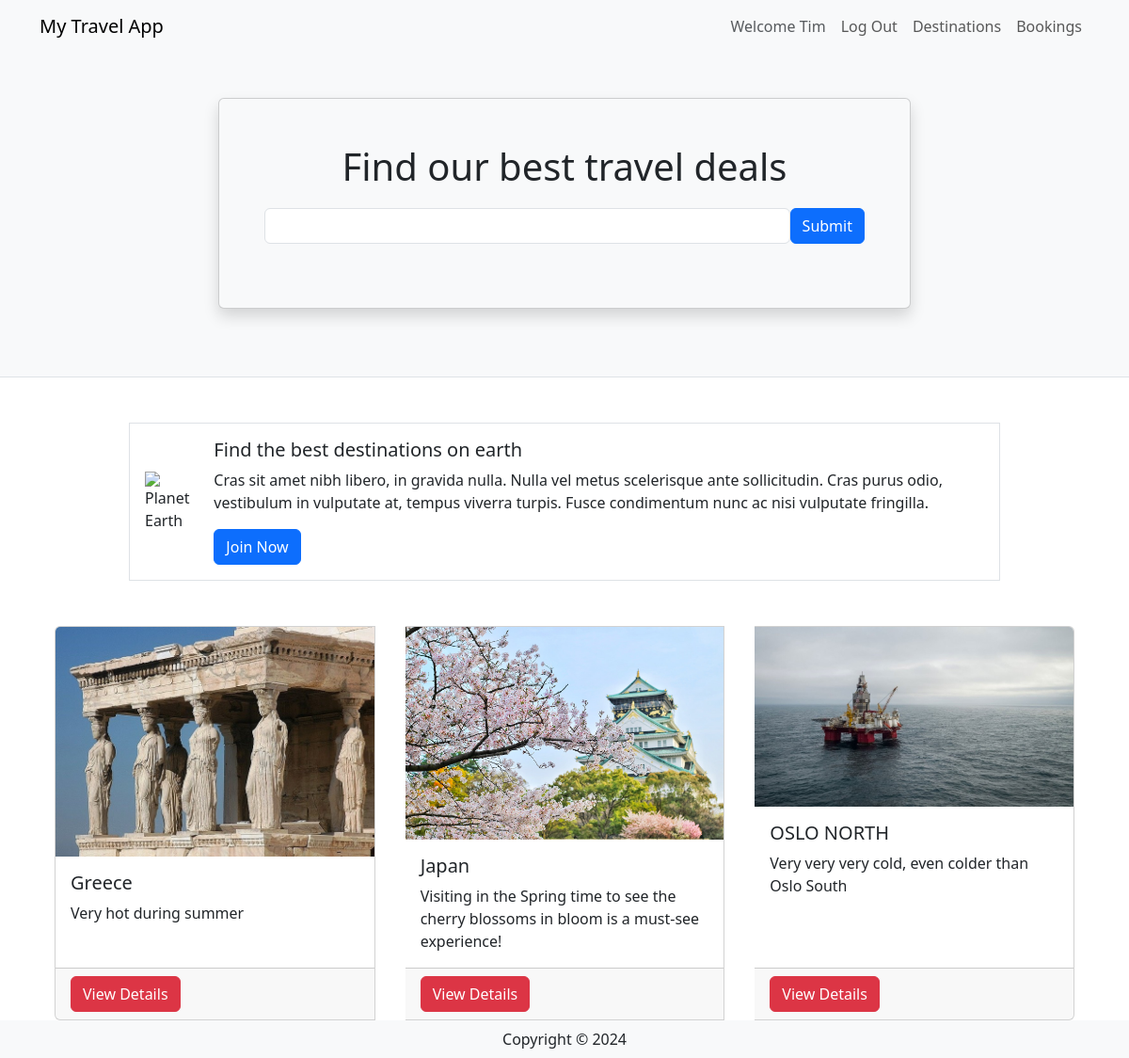
/ (signed in), run on the app's committed database.
### travel/models.py (models this page shows, shortened)
class User(db.Model, UserMixin):
    __tablename__ = 'users' # good practice to specify table name
    id = db.Column(db.Integer, primary_key=True)
    name = db.Column(db.String(100), index=True, unique=True, nullable=False)
    emailid = db.Column(db.String(100), index=True, nullable=False)
    password_hash = db.Column(db.String(255), nullable=False)
    comments = db.relationship('Comment', backref='user')

class Destination(db.Model):
    __tablename__ = 'destinations'
    id = db.Column(db.Integer, primary_key=True)
    name = db.Column(db.String(80))
    description = db.Column(db.String(200))
    image = db.Column(db.String(400))
    currency = db.Column(db.String(3))
    comments = db.relationship('Comment', backref='destination')

### travel/views.py (the view)
@mainbp.route('/')
def index():
    destinations = db.session.scalars(db.select(Destination)).all()
    return render_template('index.html', destinations=destinations)

### travel/templates/index.html
{% extends 'base.html' %}
{% block header %}
      <div class="container">
         <div class="row justify-content-center mt-5 pb-4">
            <div class="col-md-8">
               <div class="card shadow p-5 mb-5 bg-light">
                  <h1 class="text-center mb-3">Find our best travel deals</h1>
                  <form class="form-inline d-flex flex-nowrap" action="{{url_for('main.search')}}" >
                     <input type="text" name="search" class="form-control flex-grow-1 my-1 mr-sm-2" id="SearchForm">
                     <button type="submit" class="flex-shrink-1 btn btn-primary my-1">Submit</button>
                   </form>
               </div>
            </div>
         </div>
      </div>
{% endblock %}
{% block content %}
      <div class="container">
         <div class="row mt-5 mb-5 justify-content-center">
            <div class="col-md-10">
               <div class="media border p-3 d-flex justify-content-start">
                  <img class="align-self-center me-3" style="max-width:120px"
                     src="https://upload.wikimedia.org/wikipedia/commons/thumb/2/22/Earth_Western_Hemisphere_transparent_background.png/600px-Earth_Western_Hemisphere_transparent_background.png"
                     alt="Planet Earth">
                  <div class="align-self-center media-body">
                     <h5 class="mt-0">Find the best destinations on earth</h5>
                     <p class="d-none d-sm-block">Cras sit amet nibh libero, in gravida nulla. Nulla vel metus
                        scelerisque ante sollicitudin. Cras purus odio, vestibulum in vulputate at, tempus viverra
                        turpis. Fusce condimentum nunc ac nisi vulputate fringilla.</p>
                     <a href="#" class="btn btn-primary">Join Now</a>
                  </div>
               </div>
            </div>
         </div>
         <div class="card-group">
            {% for destination in destinations %}
            <div class="card mx-3">
               <img class="card-img-top"
                  src="{{ destination.image }}" alt="destination picture">
               <div class="card-body">
                  <h5 class="card-title">{{ destination.name }}</h5>
                  <p class="card-text">{{ destination.description }}</p>
               </div>
               <div class="card-footer"><a href="{{ url_for('destination.show', id=destination.id) }}" class ="btn btn-danger"> View Details </a></div>
            </div>
            {% endfor %}
         </div>
      </div>
{% endblock %}

### travel/templates/base.html (shortened to what this page needs)
<html>
<head>
   <link href="https://cdn.jsdelivr.net/npm/bootstrap@5.3.2/dist/css/bootstrap.min.css" rel="stylesheet">
</head>
<body>
   <header class="bg-light border-bottom">
      <nav class="navbar navbar-expand-lg navbar-light bg-light">
         <div class="container">
            <a href="/" class="navbar-brand">My Travel App</a>
            <div class="collapse navbar-collapse justify-content-end" id="navbarSupportedContent">
               <div class="navbar-nav ml-auto">
                  {% if current_user.is_authenticated %}
                     <a class="nav-item nav-link disabled text-muted" href="#">Welcome {{current_user.name}}</a>
                     <a class="nav-item nav-link" href="{{ url_for('auth.logout') }}">Log Out</a>
                  {% else %}
                     <a class="nav-item nav-link" href="{{ url_for('auth.register') }}">Register</a>
                     <a class="nav-item nav-link" href="{{ url_for('auth.login') }}">Log In</a>
                  {% endif %}
                  <a class="nav-item nav-link" href="{{ url_for('destination.create') }}">Destinations</a>
                  <a class="nav-item nav-link" href="#">Bookings</a>
               </div>
            </div>
         </div>
      </nav>
      {% block header %}
      {% endblock %}
   </header>
   {% block content %}
   {% endblock %}
    <footer class="footer">
        <div class="text-center py-2 bg-light">
            <span class="text-dark">Copyright &copy; {{ year }}</span>
        </div>
    </footer>
   </body>
</html>

### data on the page
User: name "Tim"
Destination: image (picture), name "Greece", description "Very hot during summer"
Destination: image (picture), name "Japan", description "Visiting in the Spring time to see the cherry blossoms in bloom is a must-see experience!"
Destination: image (picture), name "OSLO NORTH", description "Very very very cold, even colder than Oslo South"
